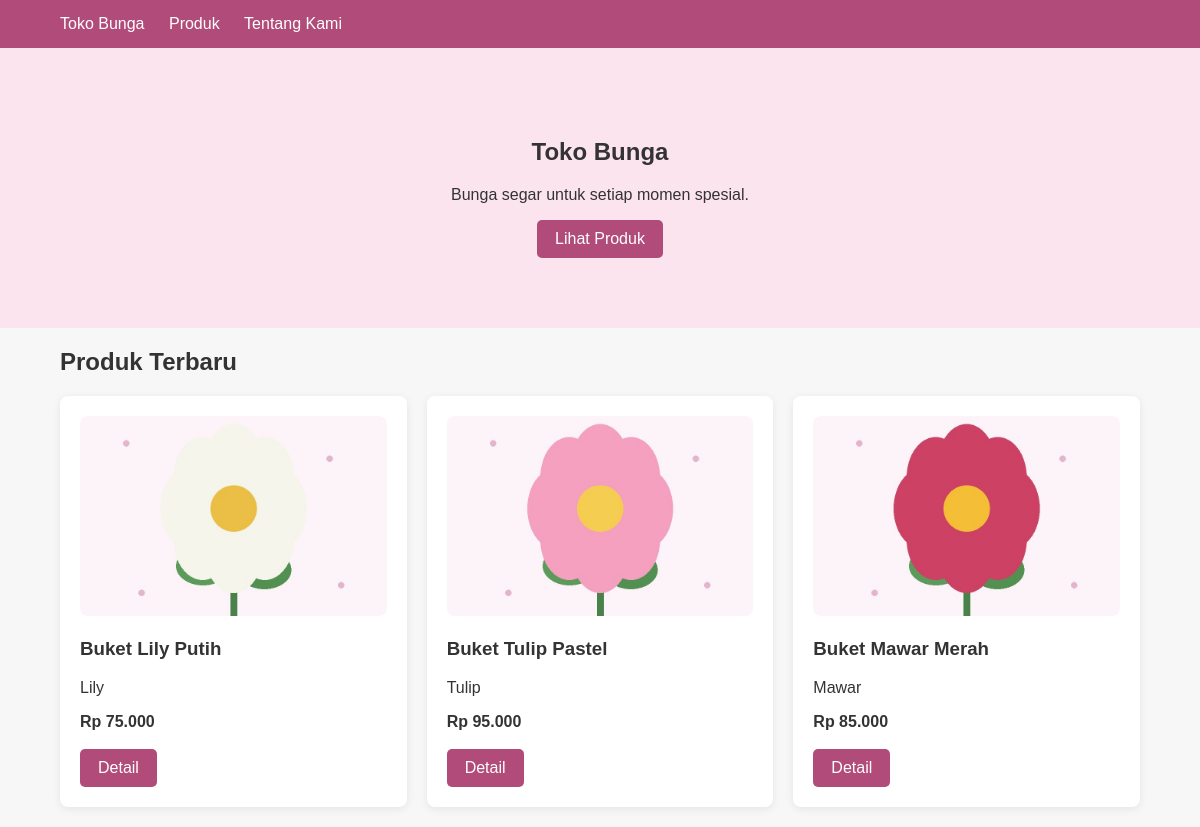
The page / on the database its author committed.
### tables this page shows
CREATE TABLE `produk` (
  `id` int(11) NOT NULL,
  `nama` varchar(100) NOT NULL,
  `kategori` varchar(50) NOT NULL,
  `deskripsi` text NOT NULL,
  `harga` decimal(12,2) NOT NULL,
  `stok` int(11) NOT NULL DEFAULT '0',
  `gambar` varchar(255) DEFAULT NULL,
  `created_at` timestamp NOT NULL DEFAULT CURRENT_TIMESTAMP
);

### index.php (the view, shortened to what this page needs)
<?php
require_once "config/database.php";
$query = mysqli_query(
    $conn,
    "SELECT * FROM produk
     ORDER BY id DESC
     LIMIT 6"
);
?>
<!DOCTYPE html>
<html>
<head>
    <link rel="stylesheet" href="assets/style.css">
</head>
<body>
<div class="navbar">
    <div class="container">
        <a href="index.php">
            Toko Bunga
        </a>
        <a href="produk.php">
            Produk
        </a>
        <a href="tentang.php">
            Tentang Kami
        </a>
    </div>
</div>
<section class="hero">
    <div class="container">
        <h1>
            Toko Bunga
        </h1>
        <p>
            Bunga segar untuk setiap momen spesial.
        </p>
        <a
            href="produk.php"
            class="btn"
        >
            Lihat Produk
        </a>
    </div>
</section>
<div class="container">
    <h2>Produk Terbaru</h2>
    <div class="grid">
        <?php while ($row = mysqli_fetch_assoc($query)): ?>
        <div class="card">
            <?php if ($row['gambar']): ?>
                <img
                    src="uploads/produk/<?= htmlspecialchars($row['gambar']); ?>"
                    class="product-image"
                >
            <?php endif; ?>
            <h3>
                <?= htmlspecialchars($row['nama']); ?>
            </h3>
            <p>
                <?= htmlspecialchars($row['kategori']); ?>
            </p>
            <strong>
                Rp <?= number_format(
                    $row['harga'],
                    0,
                    ',',
                    '.'
                ); ?>
            </strong>
            <br><br>
            <a
                href="detail.php?id=<?= $row['id']; ?>"
                class="btn"
            >
                Detail
            </a>
        </div>
        <?php endwhile; ?>
    </div>
</div>
</body>
</html>

### assets/style.css (style rules this page uses)
* { box-sizing: border-box; }
body { margin: 0; font-family: Arial, sans-serif; background: #f7f7f7; color: #333; }
.container { width: 90%; max-width: 1100px; margin: auto; }
.navbar { background: #b14b7a; padding: 15px 0; }
.navbar a { color: white; text-decoration: none; margin-right: 20px; }
.hero { padding: 70px 20px; text-align: center; background: #fce4ef; }
.btn { display: inline-block; padding: 10px 18px; background: #b14b7a; color: white; text-decoration: none; border-radius: 5px; border: none; cursor: pointer; }
.card { background: white; padding: 20px; border-radius: 8px; margin-bottom: 20px; box-shadow: 0 2px 8px rgba(0,0,0,0.08); }
.grid { display: grid; grid-template-columns: repeat(3, 1fr); gap: 20px; }
.product-image { width: 100%; height: 200px; object-fit: cover; border-radius: 8px; }

### rows shown on the page
produk: gambar (picture), nama "Buket Lily Putih", kategori "Lily", harga "75.000"
produk: gambar (picture), nama "Buket Tulip Pastel", kategori "Tulip", harga "95.000"
produk: gambar (picture), nama "Buket Mawar Merah", kategori "Mawar", harga "85.000"
